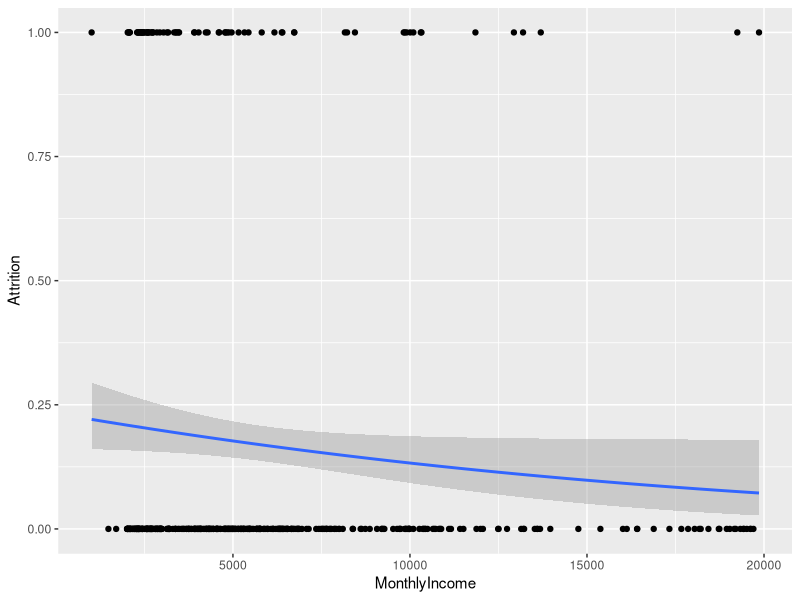
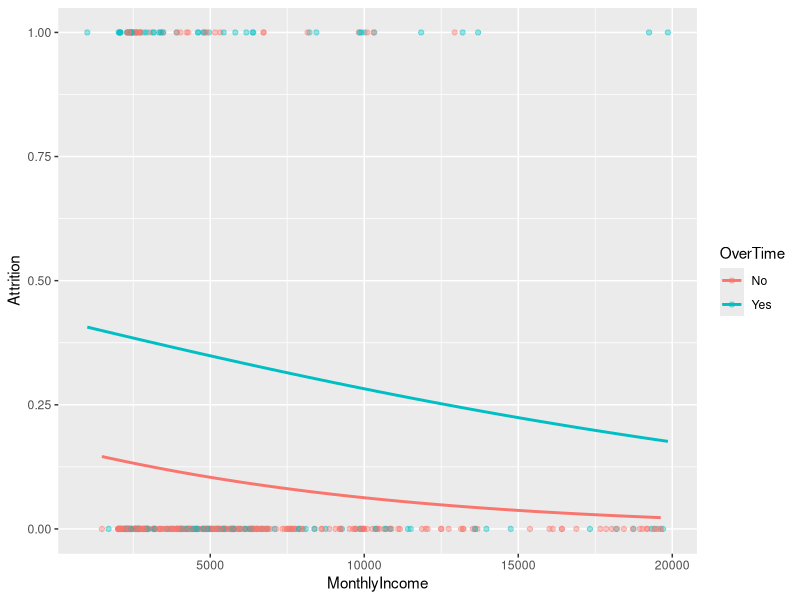

Generate these figures, in order, with R:
## ---- chunk 1
knitr::opts_chunk$set(echo = TRUE)
library(dplyr)     # for data wrangling
library(ggplot2)   # for awesome plotting
library(rsample)   # for data splitting
library(recipes)   # data preprocessing
library(caret)     # for logistic regression modeling
## ---- chunk 2
#
data("attrition", package = "modeldata")

df <- attrition %>% mutate_if(is.ordered, factor, ordered = FALSE)

# Create training (70%) and test (30%) sets for the 
# rsample::attrition data.
set.seed(123)  # for reproducibility 
churn_split <- initial_split(df, prop = .7)
churn_train <- training(churn_split)
churn_test  <- testing(churn_split)
## ---- chunk 3
#specify and prep recipe
churn_rec <- recipe(Attrition ~ ., data = churn_train) %>% 
  step_integer(Attrition, zero_based = TRUE) %>% 
  prep(churn_train)

#bake recipe with training data
churn_baked_train <- bake(churn_rec, new_data = churn_train)
## ---- chunk 4
#MonthlyIncome
model_inc <- glm(data = churn_baked_train, Attrition ~ MonthlyIncome, family = "binomial")
  
#OverTime
model_time <- glm(data = churn_baked_train, Attrition ~ OverTime, family = "binomial")
## ---- chunk 5
broom::tidy(model_inc)
broom::tidy(model_time)
## ---- chunk 6
#exponentiate the coefficients from model objects for interpretation. Gives us changes in odds of attrition
exp(coef(model_inc))
exp(coef(model_time))
## ---- chunk 7
churn_baked_test <- bake(churn_rec, new_data = churn_test)
## ---- chunk 8
ggplot(churn_baked_test, aes(x = MonthlyIncome, y = Attrition)) +
  geom_point() +
  stat_smooth(method = "glm", se = TRUE, method.args = list(family = binomial))
## ---- chunk 9
model_both <- glm(Attrition ~ MonthlyIncome + OverTime, family = "binomial", data = churn_train)

broom::tidy(model_both)
## ---- chunk 10
ggplot(churn_baked_test, aes(x = MonthlyIncome, y = Attrition, color = OverTime)) +
  geom_point(alpha = 0.4) +
  stat_smooth(method = "glm", se = FALSE, method.args = list(family = binomial))
